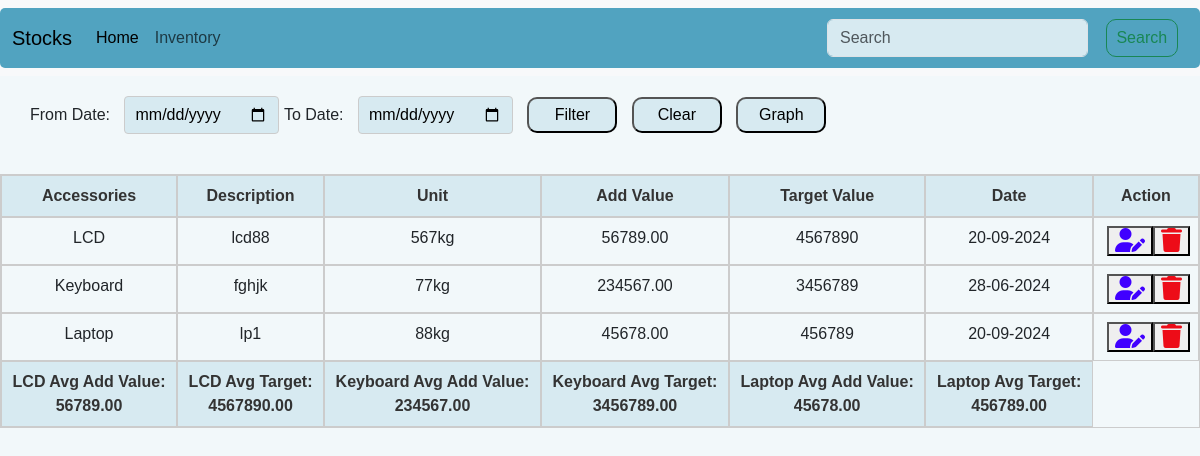
Page /inventory on the committed database.
### app.py (models this page shows, shortened)
class LCD(db.Model):
    lcd_id = db.Column(db.Integer, primary_key=True)
    lcd = db.Column(db.String(80), nullable=False)
    description = db.Column(db.String(100), nullable=False, default="null")
    unit = db.Column(db.String(20), nullable=False, default='0')
    add_value = db.Column(Numeric(precision=20, scale=2), nullable=False, default=0)
    target = db.Column(db.BigInteger, nullable=False, default=0)
    date = db.Column(db.DateTime, nullable=False, default=datetime.utcnow)

class Keyboard(db.Model):
    kb_id = db.Column(db.Integer, primary_key=True)
    kbdd = db.Column(db.String(80), nullable=False)
    description = db.Column(db.String(100), nullable=False, default="Null")
    unit = db.Column(db.String(20), nullable=False, default='0')
    add_value = db.Column(Numeric(precision=20, scale=2), nullable=False, default=0)
    target = db.Column(db.BigInteger, nullable=False, default=0)
    Keyboard_date = db.Column(db.DateTime, nullable=False, default=datetime.utcnow)

class Laptop(db.Model):
    lp_id = db.Column(db.Integer, primary_key=True)
    laptop = db.Column(db.String(80), nullable=False)
    description = db.Column(db.String(100), nullable=False, default="Null")
    unit = db.Column(db.String(20), nullable=False, default='0')
    add_value = db.Column(Numeric(precision=20, scale=2), nullable=False, default=0)
    target = db.Column(db.BigInteger, nullable=False, default=0)
    lp_date = db.Column(db.DateTime, nullable=False, default=datetime.utcnow)

### app.py (the view, shortened to what this page needs)
@app.route('/inventory', methods=['GET', 'POST'])
def Inventory():
    all_lcd = LCD.query.all()
    all_kbd = Keyboard.query.all()
    all_laptop = Laptop.query.all()
    lcd_avg_add_value = "{:.2f}".format(db.session.query(func.avg(LCD.add_value)).scalar() or 0)
    lcd_avg_target = "{:.2f}".format(db.session.query(func.avg(LCD.target)).scalar() or 0)
    kbd_avg_add_value = "{:.2f}".format(db.session.query(func.avg(Keyboard.add_value)).scalar() or 0)
    kbd_avg_target = "{:.2f}".format(db.session.query(func.avg(Keyboard.target)).scalar() or 0)
    laptop_avg_add_value = "{:.2f}".format(db.session.query(func.avg(Laptop.add_value)).scalar() or 0)
    laptop_avg_target = "{:.2f}".format(db.session.query(func.avg(Laptop.target)).scalar() or 0)
    return render_template("Inventory.html",
                           lcd_data=all_lcd,
                           kbd_data=all_kbd,
                           laptop_data=all_laptop,
                           lcd_avg_add_value=lcd_avg_add_value,
                           lcd_avg_target=lcd_avg_target,
                           kbd_avg_add_value=kbd_avg_add_value,
                           kbd_avg_target=kbd_avg_target,
                           laptop_avg_add_value=laptop_avg_add_value,
                           laptop_avg_target=laptop_avg_target)

### templates/Inventory.html (shortened to what this page needs)
<!DOCTYPE html>
<html lang="en">
<head>
  <link href="https://cdn.jsdelivr.net/npm/bootstrap@5.3.2/dist/css/bootstrap.min.css" rel="stylesheet"
>
  <link rel="stylesheet" href="https://code.jquery.com/ui/1.12.1/themes/base/jquery-ui.css">
  <link rel="stylesheet" href="/static/style.css">
</head>
<body>
  <nav class="navbar navbar-expand-lg bg-body-tertiary">
    <div style="background-color: #51A3C0;  padding-top: 10px; padding-bottom: 10px; border-radius: 5px;"
      class="container-fluid">
      <a class="navbar-brand" href="/">Stocks</a>
      <div class="collapse navbar-collapse" id="navbarSupportedContent">
        <ul class="navbar-nav me-auto mb-2 mb-lg-0">
          <li class="nav-item">
            <a class="nav-link active" aria-current="page" href="/">Home</a>
          </li>
          <li class="nav-item">
            <a class="nav-link" href="inventory">Inventory</a>
          </li>
        </ul>
        <form class="d-flex" role="search">
          <input style="background-color:#D7EAF1 ;" class="form-control me-2" type="search" placeholder="Search"
            aria-label="Search">
          <button style=" width: 100px; margin-left: 10px;padding: 3px;border-radius: 10px; margin-right: 10px;"
            class="btn btn-outline-success" type="submit">Search</button>
        </form>
      </div>
    </div>
  </nav>
  <div class="filter-container">
    <form id="filterForm" method="POST" action="/inventory">
      <label for="fromDate">From Date:</label>
      <input style="background-color:#D7EAF1 ;" type="date" id="fromDate" name="fromDate" required>
      <label for="toDate">To Date:</label>
      <input style="background-color:#D7EAF1 ;" type="date" id="toDate" name="toDate" required>
      <button style="background-color: #D7EAF1; width: 90px; margin-left: 10px;padding: 4px;border-radius: 10px;"
        type="submit">Filter</button>
      <button style="background-color: #D7EAF1; width: 90px; margin-left: 10px;padding: 4px;border-radius: 10px;"
        type="button" onclick="clearFilter()">Clear</button>
      <button style="background-color: #D7EAF1; width: 90px; margin-left: 10px;padding: 4px;border-radius: 10px;"
        type="button" onclick="displayGraph()">Graph</button>
    </form>
  </div>
  <div class="grid-container">
    <div class="grid-item heading">Accessories</div>
    <div class="grid-item heading">Description</div>
    <div class="grid-item heading">Unit</div>
    <div class="grid-item heading">Add Value</div>
    <div class="grid-item heading">Target Value</div>
    <div class="grid-item heading">Date</div>
    <div class="grid-item heading">Action</div>
    {% for lcds in lcd_data %}
    <div class="grid-item">{{ lcds.lcd }}</div>
    <div class="grid-item">{{ lcds.description if lcds.description else 'null' }}</div>
    <div class="grid-item">{{ lcds.unit }}</div>
    <div class="grid-item">{{ lcds.add_value }}</div>
    <div class="grid-item">{{ lcds.target }}</div>
    <div class="grid-item">{{ lcds.date.strftime('%d-%m-%Y') }}</div>
    <div class="grid-item">
      <div class="button-container">
        <button onclick="open_lcd_EditForm('{{ lcds.lcd_id }}')"> <i class="fa-solid fa-user-pen fa-xl"
            style="color: #4000ff; border: none !important;"></i> </button>
        <button onclick="delete_lcd_row('{{ lcds.lcd_id }}')"> <i class="fa-solid fa-trash fa-xl"
            style="color: #ed0c18; border: none !important;"></i> </button>
      </div>
    </div>
    {% endfor %}
    {% for kbddd in kbd_data %}
    <div class="grid-item">{{ kbddd.kbdd }}</div>
    <div class="grid-item">{{ kbddd.description if kbddd.description else 'null' }}</div>
    <div class="grid-item">{{ kbddd.unit }}</div>
    <div class="grid-item">{{ kbddd.add_value }}</div>
    <div class="grid-item">{{ kbddd.target }}</div>
    <div class="grid-item">{{ kbddd.Keyboard_date.strftime('%d-%m-%Y') }}</div>
    <div class="grid-item">
      <div class="button-container">
        <button onclick="open_kbd_EditForm('{{ kbddd.kb_id }}')"> <i class="fa-solid fa-user-pen fa-xl"
            style="color: #4000ff; border: none !important;"></i> </button>
        <button onclick="delete_Keyboard_row('{{ kbddd.kb_id }}')"> <i class="fa-solid fa-trash fa-xl"
            style="color: #ed0c18; border: none !important;"></i> </button>
      </div>
    </div>
    {% endfor %}
    {% for laptop in laptop_data %}
    <div class="grid-item">{{ laptop.laptop }}</div>
    <div class="grid-item">{{ laptop.description if laptop.description else 'null' }}</div>
    <div class="grid-item">{{ laptop.unit }}</div>
    <div class="grid-item">{{ laptop.add_value }}</div>
    <div class="grid-item">{{ laptop.target }}</div>
    <div class="grid-item">{{ laptop.lp_date.strftime('%d-%m-%Y') }}</div>
    <div class="grid-item">
      <div class="button-container">
        <button onclick="open_laptop_EditForm('{{ laptop.lp_id }}')"> <i class="fa-solid fa-user-pen fa-xl"
            style="color: #4000ff; border: none !important;"></i> </button>
        <button onclick="delete_laptop_row('{{ laptop.lp_id }}')"> <i class="fa-solid fa-trash fa-xl"
            style="color: #ed0c18; border: none !important;"></i> </button>
      </div>
    </div>
    {% endfor %}
    <div class="grid-item heading">LCD Avg Add Value:<br /> {{ lcd_avg_add_value }}</div>
    <div class="grid-item heading">LCD Avg Target:<br /> {{ lcd_avg_target }}</div>
    <div class="grid-item heading">Keyboard Avg Add Value:<br /> {{ kbd_avg_add_value }}</div>
    <div class="grid-item heading">Keyboard Avg Target:<br /> {{ kbd_avg_target }}</div>
    <div class="grid-item heading">Laptop Avg Add Value:<br /> {{ laptop_avg_add_value }}</div>
    <div class="grid-item heading">Laptop Avg Target:<br /> {{ laptop_avg_target }}</div>
  </div>
</body>
</html>

### static/style.css (style rules this page uses)
body { font-family: Arial, sans-serif; background-color: #F2F8FA; margin: 0; padding: 0; }
.navbar { margin-top: 0 !important; }
.filter-container { margin-bottom: 20px; padding: 20px 30px; }
.filter-container label { margin-right: 10px; }
.filter-container input[type="date"] { padding: 6px 10px; border: 1px solid #ccc; border-radius: 4px; }
.grid-item { border: 1px solid #ccc; padding: 8px; text-align: center; }
.heading { font-weight: bold; background-color: #D7EAF1; color: #333; }
.grid-container { border: 1px solid #ccc; display: grid; grid-template-columns: repeat(7, auto); }
.button-container { display: flex; justify-content: flex-end; }

### rows in the picture
LCD: lcd "LCD", description "lcd88", unit "567kg", add_value "56789.00", target "4567890", date "20-09-2024"
Keyboard: kbdd "Keyboard", description "fghjk", unit "77kg", add_value "234567.00", target "3456789", Keyboard_date "28-06-2024"
Laptop: laptop "Laptop", description "lp1", unit "88kg", add_value "45678.00", target "456789", lp_date "20-09-2024"

### other values in the picture
{{ lcd_avg_add_value }} "56789.00"
{{ lcd_avg_target }} "4567890.00"
{{ kbd_avg_add_value }} "234567.00"
{{ kbd_avg_target }} "3456789.00"
{{ laptop_avg_add_value }} "45678.00"
{{ laptop_avg_target }} "456789.00"
